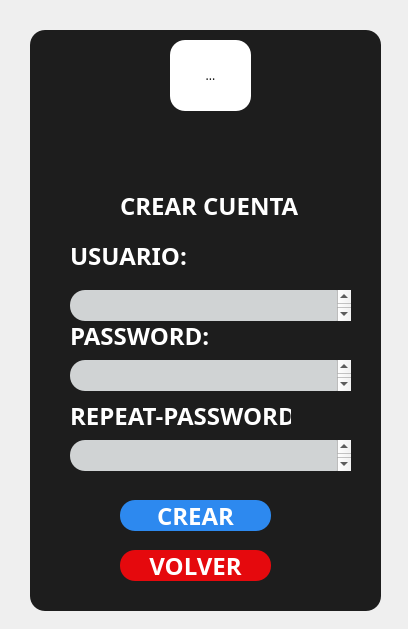
<?xml version="1.0" encoding="UTF-8"?>
<ui version="4.0">
 <class>Form</class>
 <widget class="QWidget" name="Form">
  <property name="geometry">
   <rect>
    <x>0</x>
    <y>0</y>
    <width>408</width>
    <height>629</height>
   </rect>
  </property>
  <property name="windowTitle">
   <string>Form</string>
  </property>
  <property name="styleSheet">
   <string notr="true">*{
font-family: century gothic;
}
QWidget{

background-image: url(&quot;C:/Users/Usuario/Documents/UNIVERSIDAD/PYTHON/INTERFACES_GRAFICAS/REGISTRO_USUARIO/images/fondo.png&quot;);
}
QFrame#contenedor{
background:#1d1d1d;
border-radius:15px;
}
QToolButton{
background:white;
border-radius:15px;
}
QPushButton{
background:#2d89ef;
color:white;
border-radius:15px;
font-size:24px;
font-weight:bold;
}

QPushButton:hover{
background:#2b5797;
color:white;
border-radius:15px;
font-weight: bold;
font-size:24px;
font-weight:bold;
}
QLabel{
font-weight:bold;
color:white;
font-size:24px;
}
QPushButton#volver{
background:#e5090d;
color:white;
border-radius:15px;
font-size:24px;
font-weight:bold;
}

QPushButton:hover#volver{
background:#22943c;
color:white;
border-radius:15px;
font-weight: bold;
font-size:24px;
font-weight:bold;
}
QTextEdit{
background:#D0D3D4;
color:black;
border-radius:15px;
font-weight: bold;
font-size:20px;
font-weight:bold;
}</string>
  </property>
  <widget class="QFrame" name="contenedor">
   <property name="geometry">
    <rect>
     <x>30</x>
     <y>30</y>
     <width>351</width>
     <height>581</height>
    </rect>
   </property>
   <property name="frameShape">
    <enum>QFrame::StyledPanel</enum>
   </property>
   <property name="frameShadow">
    <enum>QFrame::Raised</enum>
   </property>
   <widget class="QToolButton" name="toolButton">
    <property name="geometry">
     <rect>
      <x>140</x>
      <y>10</y>
      <width>81</width>
      <height>71</height>
     </rect>
    </property>
    <property name="text">
     <string>...</string>
    </property>
    <property name="icon">
     <iconset>
      <normaloff>images/leon.png</normaloff>images/leon.png</iconset>
    </property>
    <property name="iconSize">
     <size>
      <width>100</width>
      <height>100</height>
     </size>
    </property>
   </widget>
   <widget class="QLabel" name="label">
    <property name="geometry">
     <rect>
      <x>90</x>
      <y>160</y>
      <width>181</width>
      <height>31</height>
     </rect>
    </property>
    <property name="text">
     <string>CREAR CUENTA</string>
    </property>
   </widget>
   <widget class="QLabel" name="label_2">
    <property name="geometry">
     <rect>
      <x>40</x>
      <y>200</y>
      <width>141</width>
      <height>51</height>
     </rect>
    </property>
    <property name="text">
     <string>USUARIO:</string>
    </property>
   </widget>
   <widget class="QLabel" name="label_3">
    <property name="geometry">
     <rect>
      <x>40</x>
      <y>280</y>
      <width>141</width>
      <height>51</height>
     </rect>
    </property>
    <property name="text">
     <string>PASSWORD:</string>
    </property>
   </widget>
   <widget class="QLabel" name="label_4">
    <property name="geometry">
     <rect>
      <x>40</x>
      <y>360</y>
      <width>221</width>
      <height>51</height>
     </rect>
    </property>
    <property name="text">
     <string>REPEAT-PASSWORD</string>
    </property>
   </widget>
   <widget class="QPushButton" name="crear">
    <property name="geometry">
     <rect>
      <x>90</x>
      <y>470</y>
      <width>151</width>
      <height>31</height>
     </rect>
    </property>
    <property name="text">
     <string>CREAR</string>
    </property>
   </widget>
   <widget class="QPushButton" name="volver">
    <property name="geometry">
     <rect>
      <x>90</x>
      <y>520</y>
      <width>151</width>
      <height>31</height>
     </rect>
    </property>
    <property name="text">
     <string>VOLVER</string>
    </property>
   </widget>
   <widget class="QTextEdit" name="txt">
    <property name="geometry">
     <rect>
      <x>40</x>
      <y>260</y>
      <width>281</width>
      <height>31</height>
     </rect>
    </property>
   </widget>
   <widget class="QTextEdit" name="txt1">
    <property name="geometry">
     <rect>
      <x>40</x>
      <y>330</y>
      <width>281</width>
      <height>31</height>
     </rect>
    </property>
   </widget>
   <widget class="QTextEdit" name="txt2">
    <property name="geometry">
     <rect>
      <x>40</x>
      <y>410</y>
      <width>281</width>
      <height>31</height>
     </rect>
    </property>
   </widget>
  </widget>
 </widget>
 <resources/>
 <connections/>
</ui>
